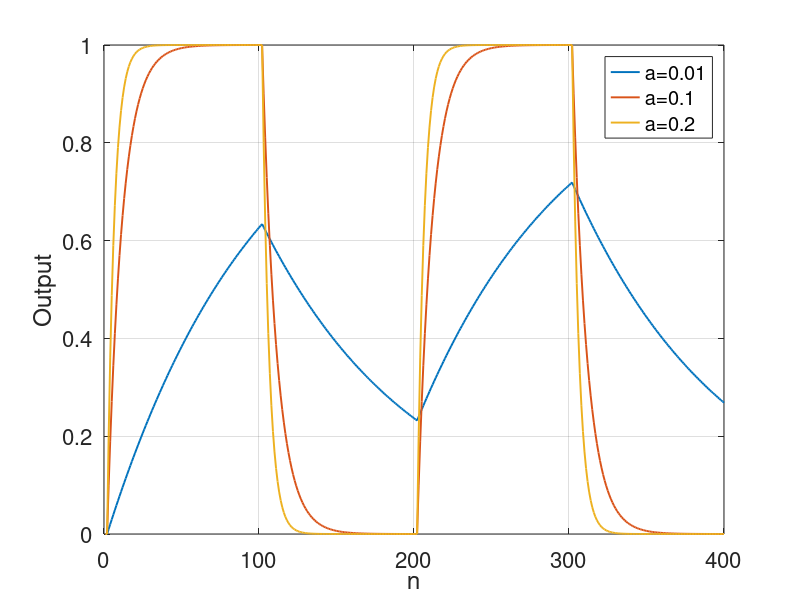

MATLAB code for this plot:
%% 6 A
N = 400;
T = 200;

n = [0:1:N-1];
x(1) = 0;

for i = 0:N-1
    if mod(ceil(2*i/T),2) == 0
        x(i+1) = 0;
    else
        x(i+1) = 1;
    end
end

%% 6B 
% y(n) = (1-a)y(n-1) + ax(n-1) ; y(0) = 0

alpha = 0.1;

a = [1, -(1-alpha)];
b = [0, alpha];

y = filter(b,a,x);


plot(n,x, n, y, '-', 'Linewidth', 2);
grid on;
set(gca,'FontSize', 16);
legend('x(n)', 'y(n)');
xlabel('n');
ylabel('Output');

%% 6C


alpha = [0.01 0.1 0.2];
nalpha = length(alpha);
y = zeros(N,nalpha);

for ialpha = 1:nalpha
    alphai = alpha(ialpha);
    y(:,ialpha) = filter([0,alphai], [1, -(1-alphai)],x);
        
end

plot(y,'-', 'Linewidth', 1.4);
grid on;
set(gca,'FontSize', 16);
legend('a=0.01', 'a=0.1','a=0.2');
xlabel('n');
ylabel('Output');

